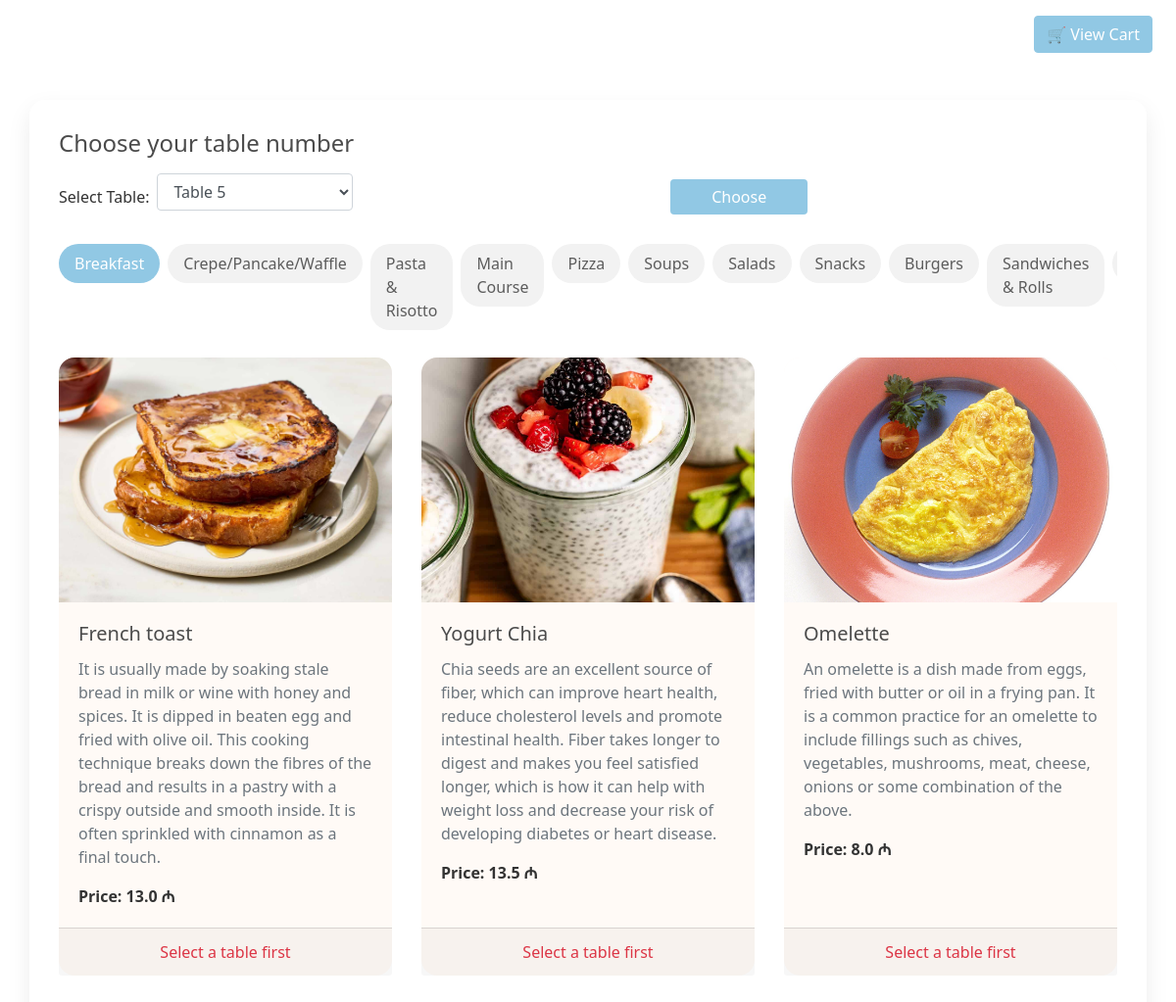
The page / on the database its author committed.
### restaurant/models.py (models this page shows, shortened)
class FoodCategory(models.Model):
    category_name = models.CharField(max_length=100)
    class Meta:
        verbose_name_plural = "Food Categories"

class Food(models.Model):
    food_name = models.CharField(max_length=100,blank=False, null=False)
    description = models.TextField(blank=True, null=True)
    quantity = models.IntegerField(blank=False, null=False,default=0)
    price = models.FloatField(null=True, blank=True)
    category = models.ForeignKey(FoodCategory, on_delete=models.CASCADE)
    image = models.ImageField(upload_to='images/', blank=True, default='images/default.jpg')

### restaurant/views.py (the view)
# urls.py: path('', views.index, name='index'),
def index(request):
    categories = FoodCategory.objects.prefetch_related('food_set').all()
    dishes = Food.objects.all()
    tables = Table.objects.all()
    if request.method == 'POST':
        selected_table_id = int(request.POST.get('table_id'))
        request.session['selected_table_id'] = selected_table_id
    else:
        selected_table_id = request.session.get('selected_table_id')
    baskets = Basket.objects.filter(table_id=selected_table_id) if selected_table_id else []
    total_sum = 0
    for basket in baskets:
        total_sum += basket.sum()
    context = {
        'categories': categories,
        'dishes': dishes,
        'tables': tables,
        'baskets': baskets,
        'selected_table_id': selected_table_id,
        'total_sum': total_sum,
    }
    return render(request, 'restaurant/restaurant.html', context)

### restaurant/templates/restaurant/restaurant.html (shortened to what this page needs)
<!doctype html>
<html lang="en">
<head>
    <link rel="stylesheet" href="https://cdn.jsdelivr.net/npm/bootstrap@4.0.0/dist/css/bootstrap.min.css"
>
</head>
<body>
<div class="text-right mb-3 mr-4 mt-3">
    <button type="button" class="btn btn-outline-primary" data-toggle="modal" data-target="#cartModal">
        🛒 View Cart
    </button>
</div>
<div class="container mt-5">
    <div class="row mb-4">
        <div class="col-md-12">
            <h4 class="mb-3">Choose your table number</h4>
            <form method="POST" class="form-inline">
                <label class="mr-2" for="table">Select Table:</label>
                <select name="table_id" id="table" class="form-control mr-2">
                    {% for table in tables %}
                        <option value="{{ table.id }}" {% if table.id == selected_table_id %}selected{% endif %}>
                            Table {{ table.number }}</option>
                    {% endfor %}
                </select>
                <button type="submit" class="btn btn-primary mx-auto d-block">Choose</button>
            </form>
        </div>
    </div>
    <ul class="nav nav-tabs mb-4" id="foodCategoryTab" role="tablist">
        {% for category in categories %}
            <li class="nav-item">
                <a class="nav-link {% if forloop.first %}active{% endif %}"
                   id="tab-{{ category.id }}"
                   data-toggle="tab"
                   href="#category-{{ category.id }}"
                   role="tab">
                    {{ category.category_name }}
                </a>
            </li>
        {% endfor %}
    </ul>
    <div class="tab-content" id="foodCategoryTabContent">
        {% for category in categories %}
            <div class="tab-pane fade {% if forloop.first %}show active{% endif %}"
                 id="category-{{ category.id }}"
                 role="tabpanel">
                <div class="row">
                    {% for food in category.food_set.all %}
                        <div class="col-md-4 mb-4">
                            <div class="card h-100 shadow-sm">
                                <img src="{{ food.image.url }}" class="card-img-top" alt="{{ food.food_name }}">
                                <div class="card-body">
                                    <h5 class="card-title">{{ food.food_name }}</h5>
                                    <p class="card-text text-muted">{{ food.description|default:"No description." }}</p>
                                    <p class="card-text font-weight-bold">Price: {{ food.price }} ₼</p>
                                </div>
                                <div class="card-footer text-center">
                                    {% if selected_table_id %}
                                        <a href="{% url 'restaurant:basket_add' food.id selected_table_id %}"
                                           class="btn btn-sm btn-success">Add to Cart</a>
                                    {% else %}
                                        <div class="text-danger">Select a table first</div>
                                    {% endif %}
                                </div>
                            </div>
                        </div>
                    {% empty %}
                        <div class="col-12">
                            <div class="alert alert-warning">No products in this category.</div>
                        </div>
                    {% endfor %}
                </div>
            </div>
        {% endfor %}
    </div>
</div>
</body>
</html>

### restaurant/templates/restaurant/restaurant.html (style rules this page uses)
body { background: url('https://images.unsplash.com/photo-1504674900247-0877df9cc836?auto=format&fit=crop&w=1600&q=80') no-repeat center center fixed; background-size: cover; font-family: 'Segoe UI', Tahoma, Geneva, Verdana, sans-serif; color: #333; }
.container { background-color: rgba(255, 255, 255, 0.95); padding: 30px; border-radius: 16px; box-shadow: 0 10px 25px rgba(0, 0, 0, 0.08); }
.card { border: none; border-radius: 16px; transition: transform 0.3s ease, box-shadow 0.3s ease; background-color: #fffaf6; }
.card-img-top { object-fit: cover; height: 250px; aspect-ratio: 1 / 1; border-top-left-radius: 16px; border-top-right-radius: 16px; }
h4, h5 { color: #4b4b4b; }
.btn-primary { background-color: #91c8e4; border: none; color: #fff; font-weight: 500; }
.btn-outline-primary { background-color: #91c8e4; border-color: #91c8e4; color: white; font-weight: 500; transition: background-color 0.2s ease; }
.form-inline .form-control { min-width: 200px; margin-bottom: 10px; }
.form-inline button { min-width: 140px; }
.nav-tabs { overflow-x: auto; overflow-y: hidden; flex-wrap: nowrap; border-bottom: none; margin-bottom: 20px; padding-bottom: 5px; }
.nav-tabs .nav-item { margin-right: 8px; }
.nav-tabs .nav-link { border-radius: 20px; background-color: #f2f2f2; color: #5c5c5c; padding: 8px 16px; font-weight: 500; border: none; transition: background-color 0.2s; }
.nav-tabs .nav-link.active { background-color: #91c8e4; color: white; }

### rows shown on the page
FoodCategory: category_name "Breakfast"
FoodCategory: category_name "Crepe/Pancake/Waffle"
FoodCategory: category_name "Pasta & Risotto"
FoodCategory: category_name "Main Course"
FoodCategory: category_name "Pizza"
FoodCategory: category_name "Soups"
FoodCategory: category_name "Salads"
FoodCategory: category_name "Snacks"
FoodCategory: category_name "Burgers"
FoodCategory: category_name "Sandwiches & Rolls"
Food: image (picture), food_name "French toast", description "It is usually made by soaking stale bread in milk or wine with honey and spices. It is dipped in beaten egg and fried with olive oil. This cooking technique breaks down the fibres of the bread and results in a pastry with a crispy outside and smooth inside. It is often sprinkled with cinnamon as a final touch.", price "13.0"
Food: image (picture), food_name "Yogurt Chia", description "Chia seeds are an excellent source of fiber, which can improve heart health, reduce cholesterol levels and promote intestinal health. Fiber takes longer to digest and makes you feel satisfied longer, which is how it can help with weight loss and decrease your risk of developing diabetes or heart disease.", price "13.5"
Food: image (picture), food_name "Omelette", description "An omelette is a dish made from eggs, fried with butter or oil in a frying pan. It is a common practice for an omelette to include fillings such as chives, vegetables, mushrooms, meat, cheese, onions or some combination of the above.", price "8.0"
